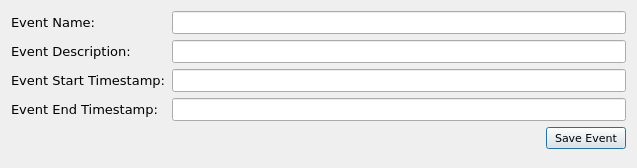
<?xml version="1.0" encoding="UTF-8"?>
<ui version="4.0">
 <class>eventConfigDialog</class>
 <widget class="QDialog" name="eventConfigDialog">
  <property name="enabled">
   <bool>true</bool>
  </property>
  <property name="geometry">
   <rect>
    <x>0</x>
    <y>0</y>
    <width>637</width>
    <height>168</height>
   </rect>
  </property>
  <property name="sizePolicy">
   <sizepolicy hsizetype="Preferred" vsizetype="Preferred">
    <horstretch>0</horstretch>
    <verstretch>0</verstretch>
   </sizepolicy>
  </property>
  <property name="maximumSize">
   <size>
    <width>16777215</width>
    <height>168</height>
   </size>
  </property>
  <property name="font">
   <font>
    <family>Verdana</family>
    <pointsize>10</pointsize>
   </font>
  </property>
  <property name="windowTitle">
   <string>Event Configuration</string>
  </property>
  <layout class="QFormLayout" name="formLayout">
   <item row="0" column="0">
    <widget class="QLabel" name="eventLabel">
     <property name="font">
      <font>
       <family>Verdana</family>
       <pointsize>10</pointsize>
      </font>
     </property>
     <property name="text">
      <string>Event Name:</string>
     </property>
    </widget>
   </item>
   <item row="0" column="1">
    <widget class="QLineEdit" name="eventNameTextLine">
     <property name="minimumSize">
      <size>
       <width>400</width>
       <height>0</height>
      </size>
     </property>
     <property name="font">
      <font>
       <family>Arial</family>
      </font>
     </property>
    </widget>
   </item>
   <item row="1" column="0">
    <widget class="QLabel" name="eventDescriptionLabel">
     <property name="font">
      <font>
       <family>Verdana</family>
       <pointsize>10</pointsize>
      </font>
     </property>
     <property name="text">
      <string>Event Description:</string>
     </property>
    </widget>
   </item>
   <item row="1" column="1">
    <widget class="QLineEdit" name="eventDescriptionTextLine">
     <property name="minimumSize">
      <size>
       <width>400</width>
       <height>0</height>
      </size>
     </property>
     <property name="font">
      <font>
       <family>Arial</family>
      </font>
     </property>
    </widget>
   </item>
   <item row="2" column="0">
    <widget class="QLabel" name="eventStartLabel">
     <property name="font">
      <font>
       <family>Verdana</family>
       <pointsize>10</pointsize>
      </font>
     </property>
     <property name="text">
      <string>Event Start Timestamp:</string>
     </property>
    </widget>
   </item>
   <item row="2" column="1">
    <widget class="QLineEdit" name="eventStartTextLine">
     <property name="minimumSize">
      <size>
       <width>400</width>
       <height>0</height>
      </size>
     </property>
     <property name="font">
      <font>
       <family>Arial</family>
      </font>
     </property>
    </widget>
   </item>
   <item row="3" column="0">
    <widget class="QLabel" name="eventEndLabel">
     <property name="font">
      <font>
       <family>Verdana</family>
       <pointsize>10</pointsize>
       <italic>false</italic>
      </font>
     </property>
     <property name="text">
      <string>Event End Timestamp:</string>
     </property>
    </widget>
   </item>
   <item row="3" column="1">
    <widget class="QLineEdit" name="eventEndTextLine">
     <property name="minimumSize">
      <size>
       <width>400</width>
       <height>0</height>
      </size>
     </property>
     <property name="font">
      <font>
       <family>Arial</family>
      </font>
     </property>
    </widget>
   </item>
   <item row="4" column="1">
    <layout class="QHBoxLayout" name="saveHL">
     <item>
      <spacer name="horizontalSpacer">
       <property name="orientation">
        <enum>Qt::Horizontal</enum>
       </property>
       <property name="sizeHint" stdset="0">
        <size>
         <width>40</width>
         <height>20</height>
        </size>
       </property>
      </spacer>
     </item>
     <item>
      <widget class="QPushButton" name="saveButton">
       <property name="sizePolicy">
        <sizepolicy hsizetype="Fixed" vsizetype="Fixed">
         <horstretch>0</horstretch>
         <verstretch>0</verstretch>
        </sizepolicy>
       </property>
       <property name="minimumSize">
        <size>
         <width>60</width>
         <height>0</height>
        </size>
       </property>
       <property name="font">
        <font>
         <family>Verdana</family>
         <pointsize>8</pointsize>
        </font>
       </property>
       <property name="layoutDirection">
        <enum>Qt::LeftToRight</enum>
       </property>
       <property name="text">
        <string>Save Event</string>
       </property>
       <property name="checkable">
        <bool>false</bool>
       </property>
      </widget>
     </item>
    </layout>
   </item>
  </layout>
 </widget>
 <resources/>
 <connections/>
</ui>
